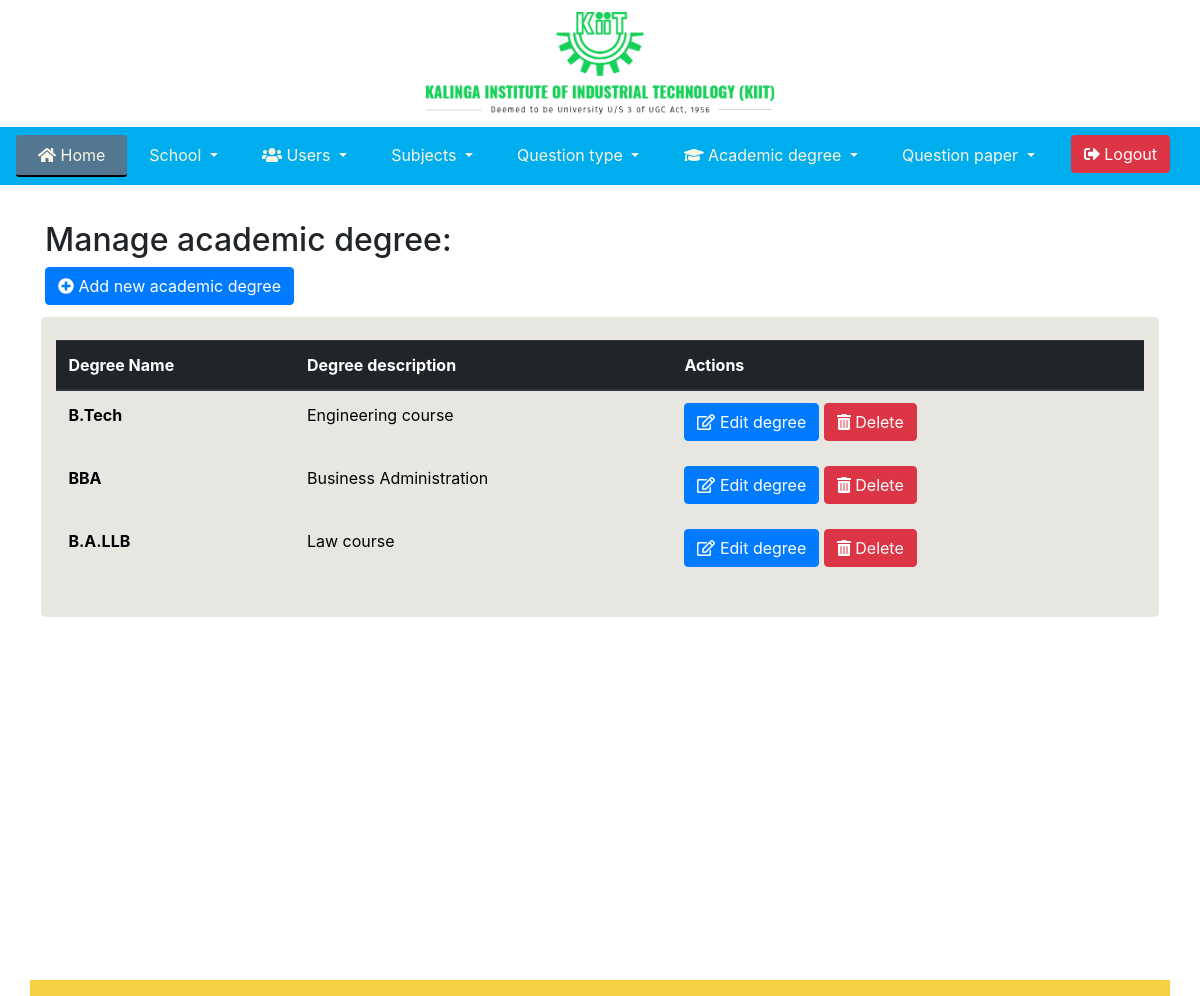
Page /nishi/nishi/manage-degree.php (signed in) on the committed database.
### tables this page shows
CREATE TABLE `academic_degree` (
  `ad_id` int(2) NOT NULL,
  `ad_name` varchar(50) NOT NULL,
  `school_id` int(11) DEFAULT NULL,
  `ad_desc` varchar(50) DEFAULT NULL,
  `comments` varchar(50) DEFAULT NULL,
  `injected_date` timestamp NULL DEFAULT CURRENT_TIMESTAMP
);

### nishi/nishi/manage-degree.php (the view, shortened to what this page needs)
<?php session_start();
      include 'include/header.php';
      include 'include/navbar.php';
?>
<div class="container">
  <h2> Manage academic degree: </h2>
    <a href="add-degree.php" role="button" class="btn btn-md btn-primary">
      <i class="fa fa-plus-circle"></i>
      Add new academic degree
    </a>
  <div class="row">
    <div class="col data-col" id="viewSchools">
        <table class="table">
          <thead class="thead-dark">
            <tr>
            <th scope="col">Degree Name</th>
            <th scope="col">Degree description</th>
            <th scope="col">Actions</th>
          </tr>
        </thead>
        <tbody>
              <?php
              try {
              $pdo = Database::connect();
              $sql = "SELECT * FROM academic_degree ORDER BY injected_date ASC";
              ?>
              <?php foreach($pdo->query($sql) as $ad) :?>
                <tr>
                  <th scope="row"> <?php echo $ad['ad_name'] ?> </th>
                  <td> <?php echo $ad['ad_desc'] ?> </td>
                  <td>
                    <a href="edit-degree.php?ad_id=<?php echo $ad['ad_id'] ?>" role="button" class="btn btn-md btn-primary">
                      <i class="far fa-edit"></i>
                      Edit degree
                    </a>
                    <button type="button" class="btn btn-danger" data-toggle="modal" data-target="#deleteDegree<?php echo $ad['ad_id']?>">
                      <i class="fa fa-trash-alt"></i>
                      Delete
                    </button>
                  </td>
                </tr>
              <?php endforeach;?>
              <?php
              } catch(PDOException $e) {
                echo "There is some problem in connection: " . $e->getMessage();
              }
            ?>
        </tbody>
    </table>
    </div>
  </div>
</div>
<?php include 'include/footer.php';?>

### nishi/nishi/css/main.css (style rules this page uses)
.container { margin: 2%; padding: 1%; }
.data-col { padding: 2% 3%; margin: 1%; background-color: #E7E6E1; color: #020205; border-radius: 5px; }
html { position: relative; min-height: 100%; }
body { margin-bottom: 20px; }

### rows in the picture
academic_degree: ad_name "B.Tech", ad_desc "Engineering course"
academic_degree: ad_name "BBA", ad_desc "Business Administration"
academic_degree: ad_name "B.A.LLB", ad_desc "Law course"
